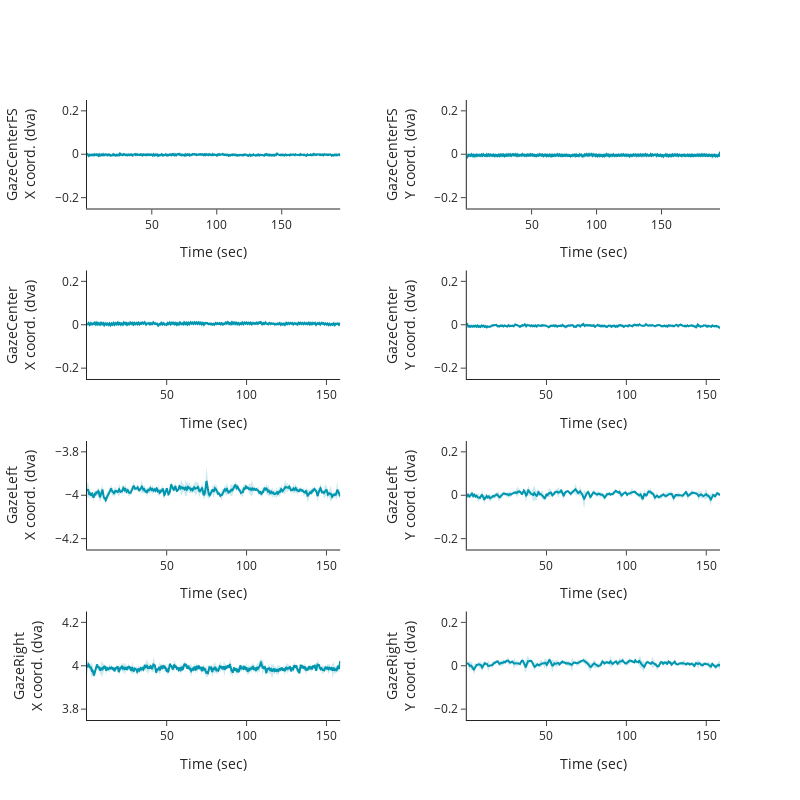

The cell this chart's notebook holds for it:
### Code cell
# Settings

base_color = 'rgb(0, 150, 175)'  # Turquoise
row_titles = ["GazeCenterFS", "GazeCenter", "GazeLeft", "GazeRight"]

for subject in subjects:
    pp_sub_dir = f"{pred_dir}/{subject}"
    
    fig = make_subplots(rows=4, cols=2, 
                        vertical_spacing=0.1,  # Espacement vertical
                        horizontal_spacing=0.2)  # Espacement horizontal
    
    for row in range(1, 5):
        if row == 1: 
            eye_files = glob.glob(f"{pp_sub_dir}/*GazeCenterFS*.tsv")
            y_range = [-0.25, 0.25]
            x_range = [-0.25, 0.25]
        elif row == 2: 
            eye_files = glob.glob(f"{pp_sub_dir}/*GazeCenter_*.tsv")
            y_range = [-0.25, 0.25]
            x_range = [-0.25, 0.25]
        elif row == 3: 
            eye_files = glob.glob(f"{pp_sub_dir}/*GazeLeft_*.tsv")
            y_range = [-0.25, 0.25]
            x_range = [-4.25, -3.75]
        elif row == 4: 
            eye_files = glob.glob(f"{pp_sub_dir}/*GazeRight_*.tsv")
            y_range = [-0.25, 0.25]
            x_range = [3.75, 4.25]

        # Loop through each eye file
        dfs = []
        for eye_file in eye_files:
            # Read the CSV file
            df = pd.read_csv(eye_file, sep='\t')
            dfs.append(df)

        # Concatenate all DataFrames along the rows
        mean_df = pd.concat(dfs).groupby(level=0).mean()
        std_df = pd.concat(dfs).groupby(level=0).std()

        # Reset index to keep the same shape (1500 rows x 14 columns)
        mean_df = mean_df.reset_index(drop=True)
        std_df = std_df.reset_index(drop=True)

        # Add mean traces
        fig.add_trace(go.Scatter(x=mean_df['timestamps'], y=mean_df['x_coord_detrend_gauss'], mode='lines', 
                                 line=dict(color=base_color)), row=row, col=1)
        fig.add_trace(go.Scatter(x=mean_df['timestamps'], y=mean_df['y_coord_detrend_gauss'], mode='lines', 
                                 line=dict(color=base_color)), row=row, col=2)

        # Add shaded areas for ± std
        fig.add_trace(go.Scatter(
            x=mean_df['timestamps'].tolist() + mean_df['timestamps'][::-1].tolist(),
            y=(mean_df['x_coord_detrend_gauss'] + std_df['x_coord_detrend_gauss']).tolist() + 
              (mean_df['x_coord_detrend_gauss'] - std_df['x_coord_detrend_gauss']).tolist()[::-1],
            fill='toself',
            fillcolor='rgba(0, 150, 175, 0.2)',  # Light turquoise
            line=dict(color='rgba(255,255,255,0)'),
            showlegend=False
        ), row=row, col=1)

        fig.add_trace(go.Scatter(
            x=mean_df['timestamps'].tolist() + mean_df['timestamps'][::-1].tolist(),
            y=(mean_df['y_coord_detrend_gauss'] + std_df['y_coord_detrend_gauss']).tolist() + 
              (mean_df['y_coord_detrend_gauss'] - std_df['y_coord_detrend_gauss']).tolist()[::-1],
            fill='toself',
            fillcolor='rgba(0, 150, 175, 0.2)',  # Light turquoise
            line=dict(color='rgba(255,255,255,0)'),
            showlegend=False
        ), row=row, col=2)

        for cols in range(1, 3):
            if cols == 1:
                y_range_plot = x_range                
            elif cols == 2:
                y_range_plot = y_range
            fig.update_yaxes(range=y_range_plot, row=row, col=cols, zeroline=False, zerolinecolor='black', zerolinewidth=1) 
    
        
        # Set axis labels
        fig.update_xaxes(title_text='Time (sec)', row=row, col=1) 
        fig.update_xaxes(title_text='Time (sec)', row=row, col=2) 
        fig.update_yaxes(title_text=f"{row_titles[row-1]}<br>X coord. (dva)", row=row, col=1) 
        fig.update_yaxes(title_text=f"{row_titles[row-1]}<br>Y coord. (dva)", row=row, col=2) 
            
    fig.update_layout(showlegend=False, width=800, height=800, template="simple_white",)

    # Save figure
    fig_sub_dir = f"{fig_dir}/{subject}"
    os.makedirs(fig_sub_dir, exist_ok=True)
    print(f"{fig_sub_dir}/{subject}_deepmreye_avg.pdf")
    pio.write_image(fig, f"{fig_sub_dir}/{subject}_deepmreye_avg.pdf")

### Figure 1 — Plotly figure (JSON) as saved in the notebook; plotly's stock layout.template omitted (floating-point values rounded to 4 significant figures; data arrays with more than 128 entries replaced by an {"elided": "..."} marker saying what was removed)
{"data": [{"line": {"color": "rgb(0, 150, 175)"}, "mode": "lines", "type": "scatter", "x": {"elided": "1500 float values"}, "xaxis": "x", "y": {"elided": "1500 float values"}, "yaxis": "y"}, {"line": {"color": "rgb(0, 150, 175)"}, "mode": "lines", "type": "scatter", "x": {"elided": "1500 float values"}, "xaxis": "x2", "y": {"elided": "1500 float values"}, "yaxis": "y2"}, {"fill": "toself", "fillcolor": "rgba(0, 150, 175, 0.2)", "line": {"color": "rgba(255,255,255,0)"}, "showlegend": false, "type": "scatter", "x": {"elided": "3000 float values"}, "xaxis": "x", "y": {"elided": "3000 float values"}, "yaxis": "y"}, {"fill": "toself", "fillcolor": "rgba(0, 150, 175, 0.2)", "line": {"color": "rgba(255,255,255,0)"}, "showlegend": false, "type": "scatter", "x": {"elided": "3000 float values"}, "xaxis": "x2", "y": {"elided": "3000 float values"}, "yaxis": "y2"}, {"line": {"color": "rgb(0, 150, 175)"}, "mode": "lines", "type": "scatter", "x": {"elided": "1220 float values"}, "xaxis": "x3", "y": {"elided": "1220 float values"}, "yaxis": "y3"}, {"line": {"color": "rgb(0, 150, 175)"}, "mode": "lines", "type": "scatter", "x": {"elided": "1220 float values"}, "xaxis": "x4", "y": {"elided": "1220 float values"}, "yaxis": "y4"}, {"fill": "toself", "fillcolor": "rgba(0, 150, 175, 0.2)", "line": {"color": "rgba(255,255,255,0)"}, "showlegend": false, "type": "scatter", "x": {"elided": "2440 float values"}, "xaxis": "x3", "y": {"elided": "2440 float values"}, "yaxis": "y3"}, {"fill": "toself", "fillcolor": "rgba(0, 150, 175, 0.2)", "line": {"color": "rgba(255,255,255,0)"}, "showlegend": false, "type": "scatter", "x": {"elided": "2440 float values"}, "xaxis": "x4", "y": {"elided": "2440 float values"}, "yaxis": "y4"}, {"line": {"color": "rgb(0, 150, 175)"}, "mode": "lines", "type": "scatter", "x": {"elided": "1220 float values"}, "xaxis": "x5", "y": {"elided": "1220 float values"}, "yaxis": "y5"}, {"line": {"color": "rgb(0, 150, 175)"}, "mode": "lines", "type": "scatter", "x": {"elided": "1220 float values"}, "xaxis": "x6", "y": {"elided": "1220 float values"}, "yaxis": "y6"}, {"fill": "toself", "fillcolor": "rgba(0, 150, 175, 0.2)", "line": {"color": "rgba(255,255,255,0)"}, "showlegend": false, "type": "scatter", "x": {"elided": "2440 float values"}, "xaxis": "x5", "y": {"elided": "2440 float values"}, "yaxis": "y5"}, {"fill": "toself", "fillcolor": "rgba(0, 150, 175, 0.2)", "line": {"color": "rgba(255,255,255,0)"}, "showlegend": false, "type": "scatter", "x": {"elided": "2440 float values"}, "xaxis": "x6", "y": {"elided": "2440 float values"}, "yaxis": "y6"}, {"line": {"color": "rgb(0, 150, 175)"}, "mode": "lines", "type": "scatter", "x": {"elided": "1220 float values"}, "xaxis": "x7", "y": {"elided": "1220 float values"}, "yaxis": "y7"}, {"line": {"color": "rgb(0, 150, 175)"}, "mode": "lines", "type": "scatter", "x": {"elided": "1220 float values"}, "xaxis": "x8", "y": {"elided": "1220 float values"}, "yaxis": "y8"}, {"fill": "toself", "fillcolor": "rgba(0, 150, 175, 0.2)", "line": {"color": "rgba(255,255,255,0)"}, "showlegend": false, "type": "scatter", "x": {"elided": "2440 float values"}, "xaxis": "x7", "y": {"elided": "2440 float values"}, "yaxis": "y7"}, {"fill": "toself", "fillcolor": "rgba(0, 150, 175, 0.2)", "line": {"color": "rgba(255,255,255,0)"}, "showlegend": false, "type": "scatter", "x": {"elided": "2440 float values"}, "xaxis": "x8", "y": {"elided": "2440 float values"}, "yaxis": "y8"}], "layout": {"height": 800, "showlegend": false, "width": 800, "xaxis": {"anchor": "y", "autorange": true, "domain": [0, 0.4], "range": [0.13, 195], "title": {"text": "Time (sec)"}, "type": "linear"}, "xaxis2": {"anchor": "y2", "autorange": true, "domain": [0.6, 1], "range": [0.13, 195], "title": {"text": "Time (sec)"}, "type": "linear"}, "xaxis3": {"anchor": "y3", "autorange": true, "domain": [0, 0.4], "range": [0.13, 158.6], "title": {"text": "Time (sec)"}, "type": "linear"}, "xaxis4": {"anchor": "y4", "autorange": true, "domain": [0.6, 1], "range": [0.13, 158.6], "title": {"text": "Time (sec)"}, "type": "linear"}, "xaxis5": {"anchor": "y5", "autorange": true, "domain": [0, 0.4], "range": [0.13, 158.6], "title": {"text": "Time (sec)"}, "type": "linear"}, "xaxis6": {"anchor": "y6", "autorange": true, "domain": [0.6, 1], "range": [0.13, 158.6], "title": {"text": "Time (sec)"}, "type": "linear"}, "xaxis7": {"anchor": "y7", "autorange": true, "domain": [0, 0.4], "range": [0.13, 158.6], "title": {"text": "Time (sec)"}, "type": "linear"}, "xaxis8": {"anchor": "y8", "autorange": true, "domain": [0.6, 1], "range": [0.13, 158.6], "title": {"text": "Time (sec)"}, "type": "linear"}, "yaxis": {"anchor": "x", "domain": [0.825, 1], "range": [-0.25, 0.25], "title": {"text": "GazeCenterFS<br>X coord. (dva)"}, "type": "linear", "zeroline": false, "zerolinecolor": "black", "zerolinewidth": 1}, "yaxis2": {"anchor": "x2", "domain": [0.825, 1], "range": [-0.25, 0.25], "title": {"text": "GazeCenterFS<br>Y coord. (dva)"}, "type": "linear", "zeroline": false, "zerolinecolor": "black", "zerolinewidth": 1}, "yaxis3": {"anchor": "x3", "domain": [0.55, 0.725], "range": [-0.25, 0.25], "title": {"text": "GazeCenter<br>X coord. (dva)"}, "type": "linear", "zeroline": false, "zerolinecolor": "black", "zerolinewidth": 1}, "yaxis4": {"anchor": "x4", "domain": [0.55, 0.725], "range": [-0.25, 0.25], "title": {"text": "GazeCenter<br>Y coord. (dva)"}, "type": "linear", "zeroline": false, "zerolinecolor": "black", "zerolinewidth": 1}, "yaxis5": {"anchor": "x5", "domain": [0.275, 0.45], "range": [-4.25, -3.75], "title": {"text": "GazeLeft<br>X coord. (dva)"}, "type": "linear", "zeroline": false, "zerolinecolor": "black", "zerolinewidth": 1}, "yaxis6": {"anchor": "x6", "domain": [0.275, 0.45], "range": [-0.25, 0.25], "title": {"text": "GazeLeft<br>Y coord. (dva)"}, "type": "linear", "zeroline": false, "zerolinecolor": "black", "zerolinewidth": 1}, "yaxis7": {"anchor": "x7", "domain": [0, 0.175], "range": [3.75, 4.25], "title": {"text": "GazeRight<br>X coord. (dva)"}, "type": "linear", "zeroline": false, "zerolinecolor": "black", "zerolinewidth": 1}, "yaxis8": {"anchor": "x8", "domain": [0, 0.175], "range": [-0.25, 0.25], "title": {"text": "GazeRight<br>Y coord. (dva)"}, "type": "linear", "zeroline": false, "zerolinecolor": "black", "zerolinewidth": 1}}}
